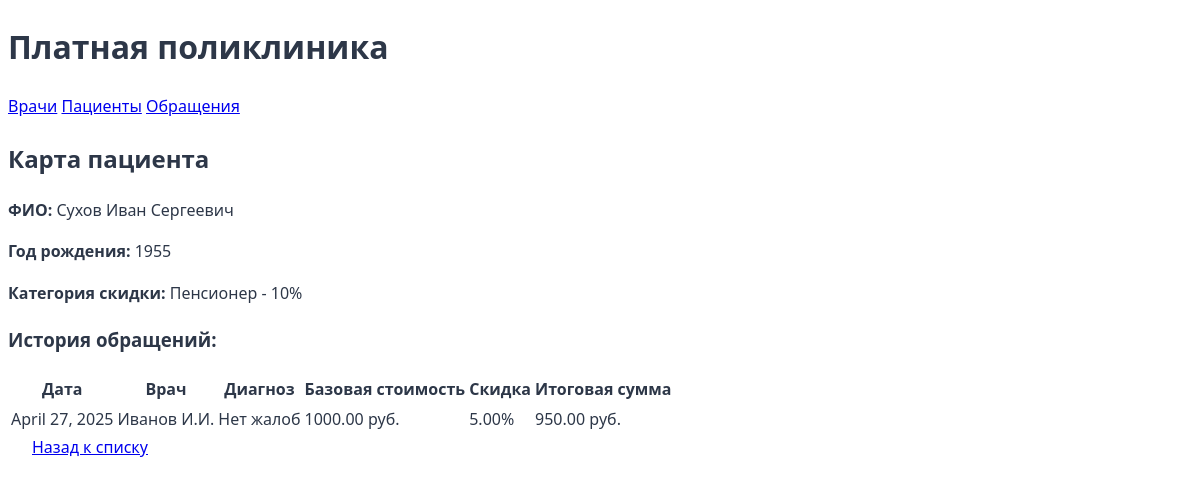
The app's page /patient/1/ with its own data.
### core/models.py (models this page shows, shortened)
class Patient(models.Model):
    DISCOUNT_CATEGORIES = [
        ('none', 'Без скидки'),
        ('pensioner', 'Пенсионер - 10%'),
        ('veteran', 'Ветеран - 15%'),
        ('disabled', 'Инвалид - 20%'),
    ]
    last_name = models.CharField("Фамилия", max_length=50)
    first_name = models.CharField("Имя", max_length=50)
    middle_name = models.CharField("Отчество", max_length=50)
    birth_year = models.IntegerField("Год рождения")
    discount_category = models.CharField(
        "Категория скидки",
        max_length=10,
        choices=DISCOUNT_CATEGORIES,
        default='none'
    )
    @property
    def full_name(self):
        return f"{self.last_name} {self.first_name} {self.middle_name}"

class Visit(models.Model):
    doctor = models.ForeignKey(Doctor, on_delete=models.CASCADE)
    patient = models.ForeignKey(Patient, on_delete=models.CASCADE)
    date = models.DateField("Дата обращения")
    diagnosis = models.TextField("Диагноз")
    base_cost = models.DecimalField("Базовая стоимость", max_digits=10, decimal_places=2)
    discount = models.DecimalField("Скидка (%)", max_digits=5, decimal_places=2, default=0)
    @property
    def final_cost(self):
        return self.base_cost * (1 - self.discount / 100)

class Doctor(models.Model):
    CATEGORY_CHOICES = [
        ('1', 'Первая'),
        ('2', 'Вторая'),
        ('3', 'Высшая')
    ]
    last_name = models.CharField("Фамилия", max_length=50)
    first_name = models.CharField("Имя", max_length=50)
    middle_name = models.CharField("Отчество", max_length=50)
    specialty = models.CharField("Специальность", max_length=100)
    category = models.CharField("Категория", max_length=1, choices=CATEGORY_CHOICES)
    experience = models.IntegerField("Стаж")
    def __str__(self):
        return f"{self.last_name} {self.first_name[0]}.{self.middle_name[0]}."

### core/views.py (the view)
# urls.py: path('patient/<int:pk>/', patient_detail, name='patient_detail'),
def patient_detail(request, pk):
    patient = get_object_or_404(Patient, pk=pk)
    return render(request, 'patient_detail.html', {'patient': patient})

### core/templates/patient_detail.html
{% extends "base.html" %}
{% block content %}
    <h2>Карта пациента</h2>
    <div class="detail-card">
        <p><strong>ФИО:</strong> {{ patient.full_name }}</p>
        <p><strong>Год рождения:</strong> {{ patient.birth_year }}</p>
        <p><strong>Категория скидки:</strong>
            <span class="discount-badge {{ patient.discount_category }}">
                {{ patient.get_discount_category_display }}
            </span>
        </p>
        <h3>История обращений:</h3>
        <table>
            <thead>
                <tr>
                    <th>Дата</th>
                    <th>Врач</th>
                    <th>Диагноз</th>
                    <th>Базовая стоимость</th>
                    <th>Скидка</th>
                    <th>Итоговая сумма</th>
                </tr>
            </thead>
            <tbody>
                {% for visit in patient.visit_set.all %}
                <tr>
                    <td>{{ visit.date }}</td>
                    <td>{{ visit.doctor }}</td>
                    <td>{{ visit.diagnosis }}</td>
                    <td>{{ visit.base_cost }} руб.</td>
                    <td>{{ visit.discount }}%</td>
                    <td>{{ visit.final_cost|floatformat:2 }} руб.</td>
                </tr>
                {% endfor %}
            </tbody>
        </table>
        <a href="{% url 'patients' %}" class="btn">Назад к списку</a>
    </div>
{% endblock %}

### core/static/css/style.css (style rules this page uses)
:root { --primary-color: #2A5C82; --secondary-color: #5BA4E6; --accent-color: #FF7E67; --light-bg: #F8FAFC; --text-dark: #2D3748; }
body { font-family: 'Segoe UI', system-ui, sans-serif; color: var(--text-dark); line-height: 1.6; }
.btn { padding: 0.8rem 1.5rem; border-radius: 8px; font-weight: 500; transition: all 0.3s ease; }

### records on screen
Patient: full_name "Сухов Иван Сергеевич", birth_year "1955", discount_category "Пенсионер - 10%"
Visit: date "April 27, 2025", doctor "Иванов И.И.", diagnosis "Нет жалоб", base_cost "1000.00", discount "5.00", final_cost "950.00"
